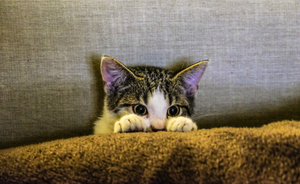
#> input picture 6_101/Week2/image_processing_2/test_images/cat.png, 300 x 184 px
$ python lab.py
#> lines starting #> are read from the running program, lines starting #| are printed output that depends on the picture
#!/usr/bin/env python3

"""
6.101 Lab:
Image Processing
"""

import os

# [4 lines of commented-out code are left out]

from PIL import Image

# NO ADDITIONAL IMPORTS ALLOWED!


# [128 lines left out: functions get_pixel, set_pixel, inverted, correlate, round_and_clip_image, blurred and 2 more, not called in this run]


def load_image(filename, mode="greyscale"):
    """
    Loads an image from the given file and returns a dictionary
    representing that image.  This also performs conversion to greyscale.

    Invoked as, for example:
       i = load_image("test_images/cat.png") # greyscale image
       c = load_image("test_images/bluegill.png", mode="color") # color image
    """
#> called with filename = 'test_images/cat.png', mode = 'greyscale'
    assert mode in {"greyscale", "color"}
    if not os.path.isabs(filename):
        filename = os.path.join(os.path.dirname(__file__), filename)
    with open(filename, "rb") as image_handle:
        image = Image.open(image_handle).convert("RGB" if mode == "color" else "L")
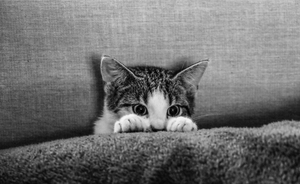
#> image: PIL image 300x184 L; min 0, max 246, mean 112.3
        try:
            pixels = list(image.get_flattened_data())
        except AttributeError:
            pixels = list(image.getdata())
#> pixels = 55200 items
        width, height = image.size
#> width = 300; height = 184
        return {
            "mode": mode,
            "height": height,
            "width": width,
            "pixels": list(pixels),
        }


# [50 lines left out: function save_image, not called in this run]


if __name__ == "__main__":
    # code in this block will only be run when you explicitly run your script,
    # and not when the tests are being run.  this is a good place for code that
    # generates images, etc.

    # example:
    x = load_image("test_images/cat.png")
#> x = 4 items

$ run again, with 6_001/Week1/image_processing 2/test_images/bluegill.png copied over 6_101/Week2/image_processing_2/test_images/cat.png
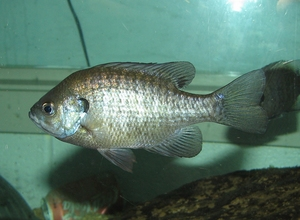
#> input picture 6_001/Week1/image_processing 2/test_images/bluegill.png, 300 x 220 px
#> in load_image, `image = Image.open(image_handle).convert("RGB" if mode == "color" else..`:
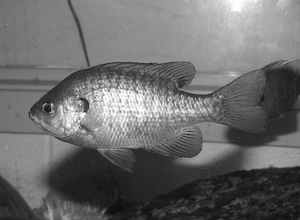
#> image: PIL image 300x220 L; min 13, max 255, mean 107.3
#> pixels = 66000 items
#> x = 4 items

$ run again, with 6_101/Week2/image_processing_2/test_images/construct.png copied over 6_101/Week2/image_processing_2/test_images/cat.png
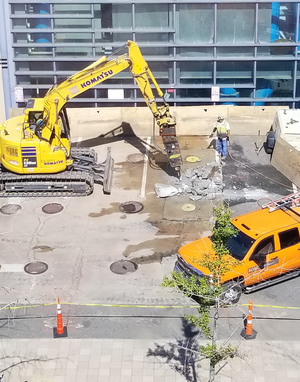
#> input picture 6_101/Week2/image_processing_2/test_images/construct.png, 300 x 382 px
#> in load_image, `image = Image.open(image_handle).convert("RGB" if mode == "color" else..`:
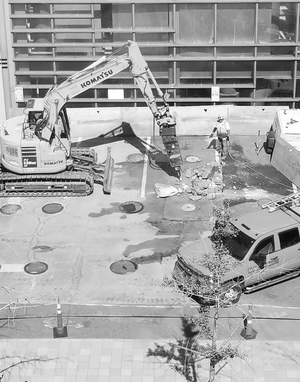
#> image: PIL image 300x382 L; min 0, max 255, mean 165.2
#> pixels = 114600 items
#> x = 4 items

$ run again, with 6_101/Week2/image_processing_2/test_images/frog.png copied over 6_101/Week2/image_processing_2/test_images/cat.png
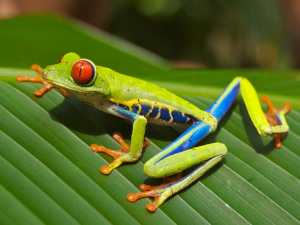
#> input picture 6_101/Week2/image_processing_2/test_images/frog.png, 300 x 225 px
#> in load_image, `image = Image.open(image_handle).convert("RGB" if mode == "color" else..`:
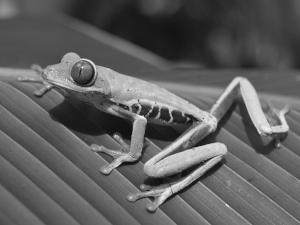
#> image: PIL image 300x225 L; min 15, max 244, mean 94.7
#> pixels = 67500 items
#> x = 4 items
